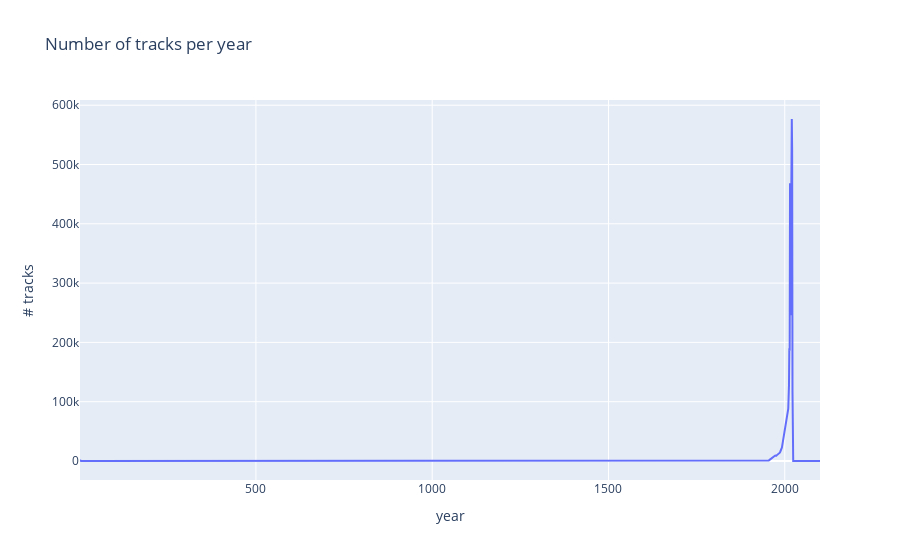

The cell this chart's notebook holds for it:
### Markdown cell above
### Tracks by Year

It appears the dataset has tracks from the *year zero* and *2100*, with an exponential spike in tracks as we close in on the millenia.

### Code cell
import plotly.express as px

# year - number of ids (i.e. tracks) per year. This should be plotted. (tracks by year)
track_per_year_df = song_lyrics_full_df.groupby('year').agg({'id':'count'}).reset_index()

fig = px.line(track_per_year_df , x = "year", y = "id", title = "Number of tracks per year",labels = {"id":"# tracks"})
fig.show()

### Figure 1 — Plotly figure (JSON) as saved in the notebook; plotly's stock layout.template omitted (floating-point values rounded to 4 significant figures; data arrays with more than 128 entries replaced by an {"elided": "..."} marker saying what was removed)
{"data": [{"hovertemplate": "year=%{x}<br># tracks=%{y}<extra></extra>", "legendgroup": "", "line": {"color": "#636efa", "dash": "solid"}, "marker": {"symbol": "circle"}, "mode": "lines", "name": "", "orientation": "v", "showlegend": false, "type": "scatter", "x": {"elided": "697 int values"}, "xaxis": "x", "y": {"elided": "697 int values"}, "yaxis": "y"}], "layout": {"legend": {"tracegroupgap": 0}, "title": {"text": "Number of tracks per year"}, "xaxis": {"anchor": "y", "domain": [0, 1], "title": {"text": "year"}}, "yaxis": {"anchor": "x", "domain": [0, 1], "title": {"text": "# tracks"}}}}
